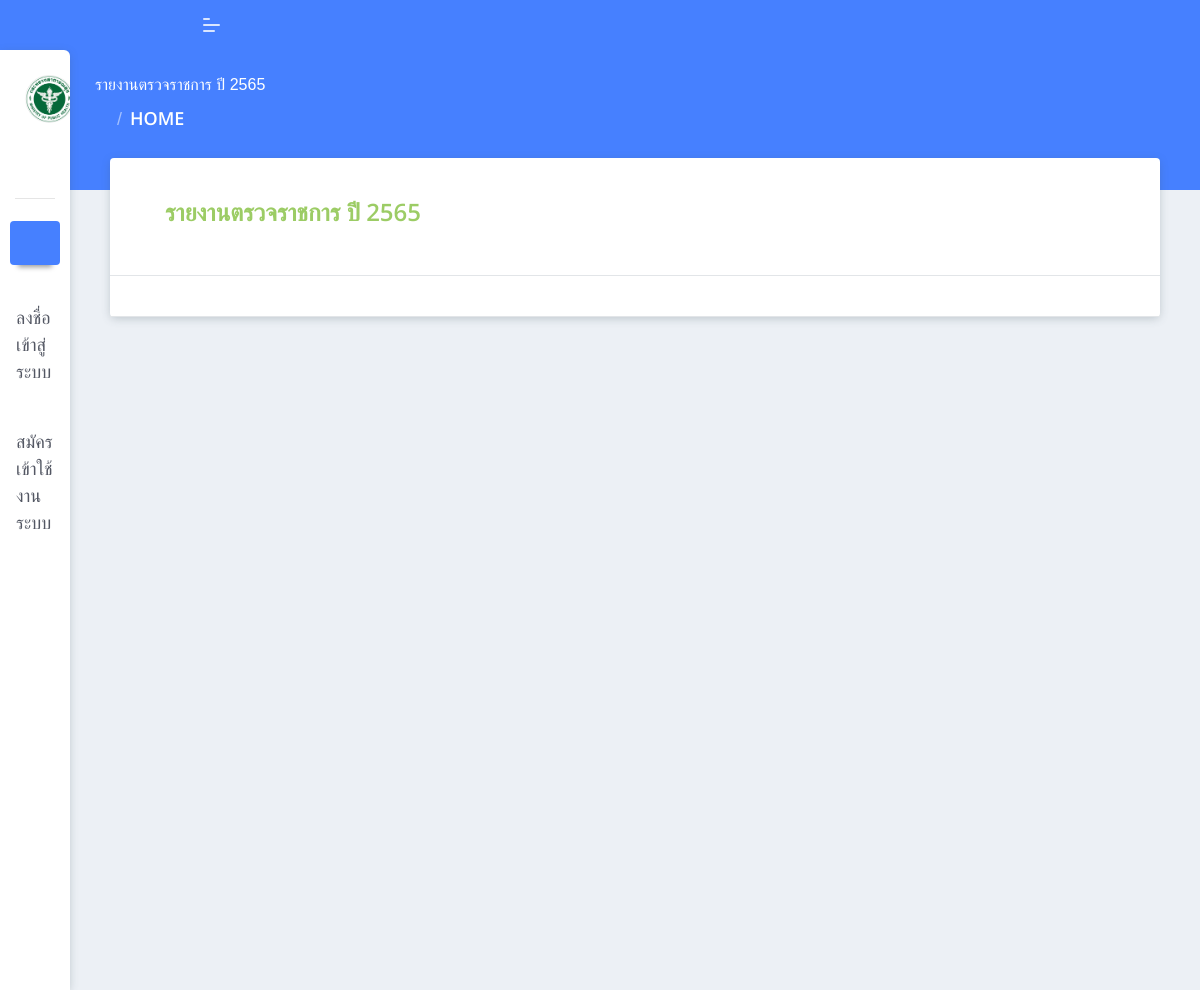
The app's page /, older data.
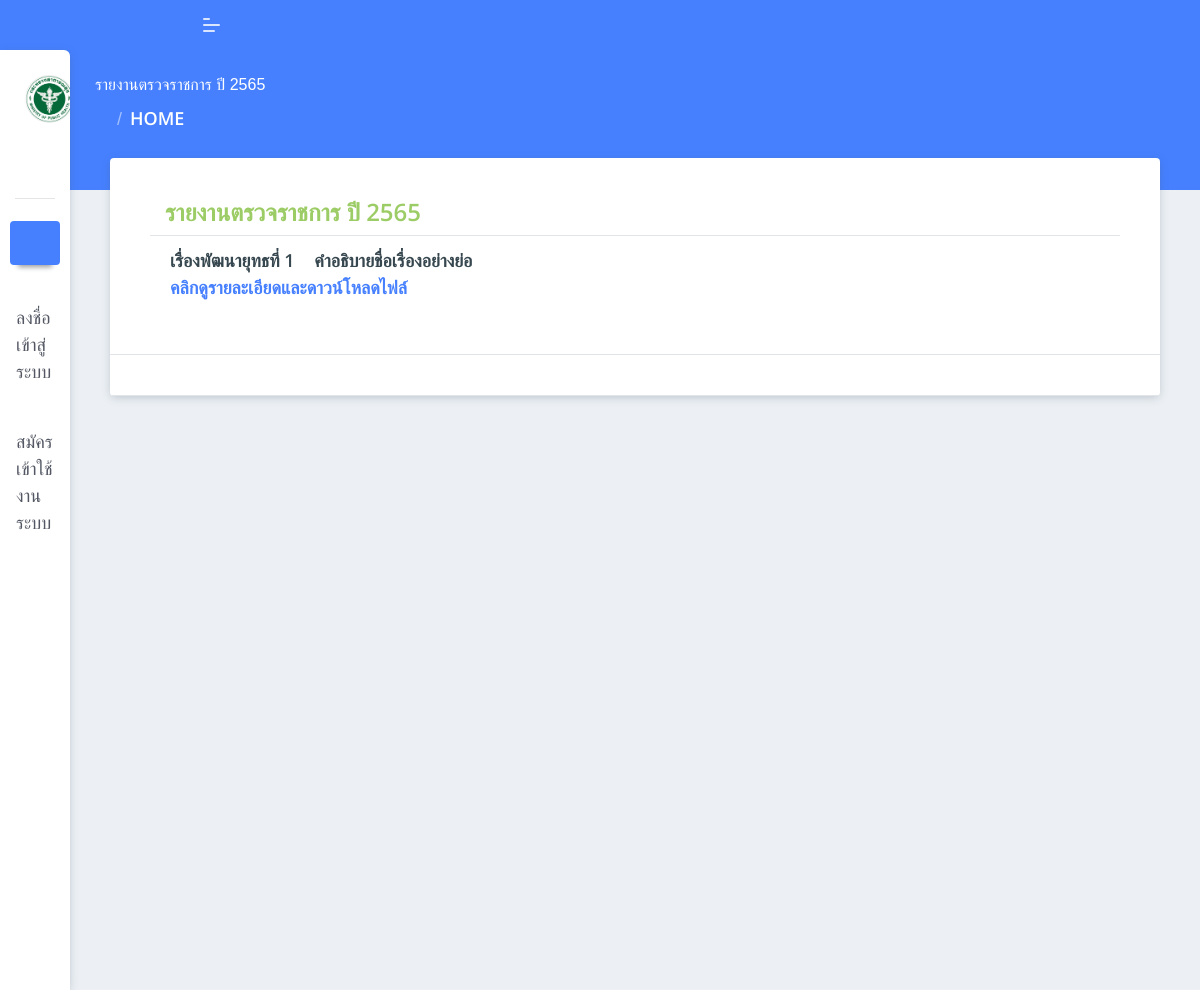
The same page, newer data.
### main/models.py (models this page shows, shortened)
class Document(models.Model):
    title = models.CharField(max_length=150)
    section = models.ForeignKey(Sectionlist,default=1 ,on_delete=models.CASCADE)
    shortnote = models.CharField(max_length=150)
    content = RichTextUploadingField(blank=True, null=True)
    image = models.ImageField(default='document.png', upload_to='document_image')
    uploadfile = models.FileField('Document',upload_to='document_file')
    user = models.ForeignKey(User, on_delete=models.CASCADE, null=True)
    create_date = models.DateTimeField(auto_now_add=True)
    update_date = models.DateTimeField(auto_now=True)

### main/views.py (the view)
# urls.py: 2. Add a URL to urlpatterns:  path('', views.home, name='home')
class home(ListView):
    model = Document
    template_name = 'main/home.html'
    context_object_name = 'document'
    paginate_by = 5

### main/templates/main/home.html (shortened to what this page needs)
{% extends 'main/base.html' %}
{% load static %}
{% block content %}
<div class="pcoded-main-container">
    <div class="pcoded-content">
        <div class="page-header">
            <div class="page-block">
                <div class="row align-items-center">
                    <div class="col-md-12">
                        <div class="page-header-title">
                            <h5 class="m-b-10">รายงานตรวจราชการ ปี 2565</h5>
                        </div>
                        <ul class="breadcrumb">
                            <li class="breadcrumb-item"><a href="{% url 'home' %}"><i class="feather icon-home"></i></a></li>
                            <li class="breadcrumb-item"><a href="{% url 'home' %}">HOME</a></li>
                        </ul>
                    </div>
                </div>
            </div>
        </div>
        <div class="row">
            <div class="col-lg-12 col-md-12">
            <div class="col-lg-12 col-md-12">
                <div class="row">
                    <div class="col-sm-12">
                        <div class="card">
                            <div class="card-header">
                                <div class="card-body">
                                    <div class="col-12">
                                        <h4 class="text-c-green">รายงานตรวจราชการ ปี 2565</h4>
                                    </div>
                                    {% for item in document %}
                                        <div class="card-footer">
                                            <h5 class="mb-0">{{item.title}}</h5>
                                            <h5>&nbsp;{{item.shortnote}}</h5><br/>
                                            <h5><a href=" {% url 'document-detail' item.pk %} ">คลิกดูรายละเอียดและดาวน์โหลดไฟล์</button></h5>
                                        </div>
                                    {% endfor %}
                                </div>
                            </div>
                            <div class="row">
                                <div class="col-sm-12">
                                            <div class="card-header">
                                            </div>
                                </div>
                            </div>
                        </div>
                    </div>
                </div>
            </div>
            </div>
        </div>
    </div>
</div>
{% endblock content %}

Row changes from the older to the newer data that the page shows:
added Document: title "เรื่องพัฒนายุทธที่ 1", shortnote "คำอธิบายชื่อเรื่องอย่างย่อ"
